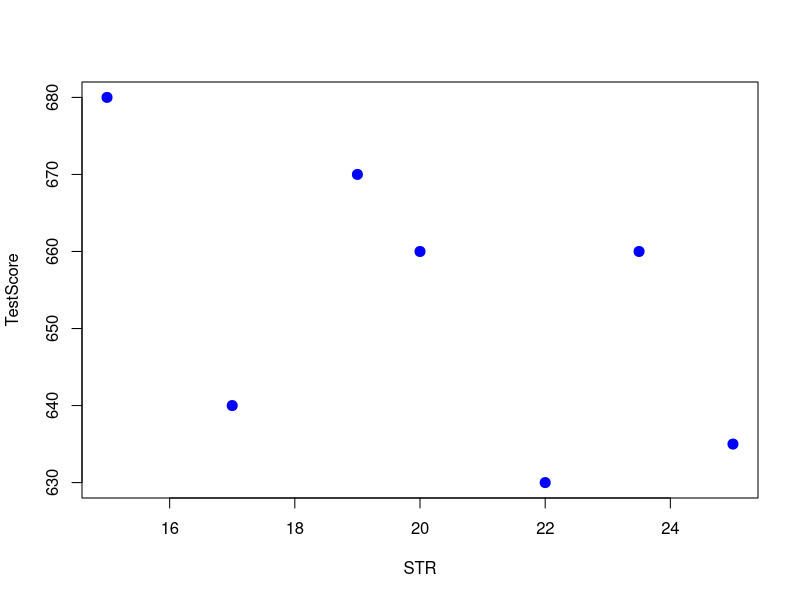
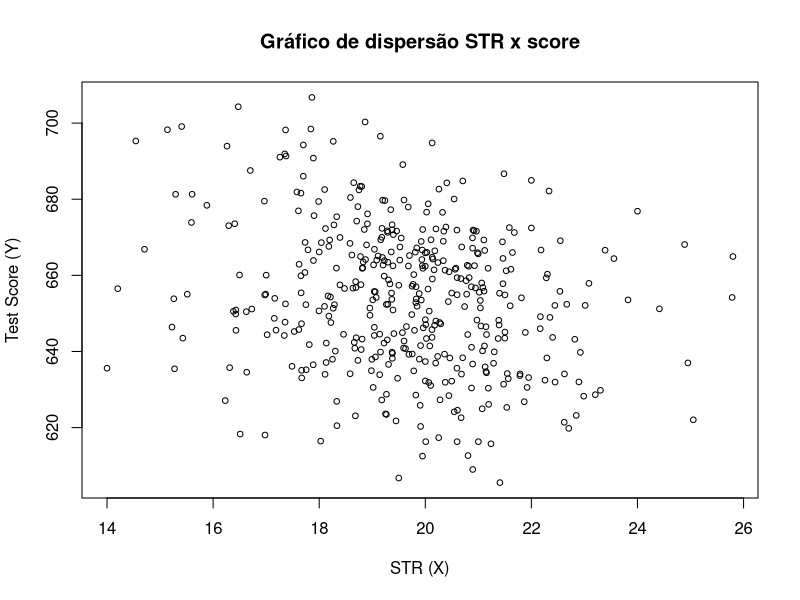
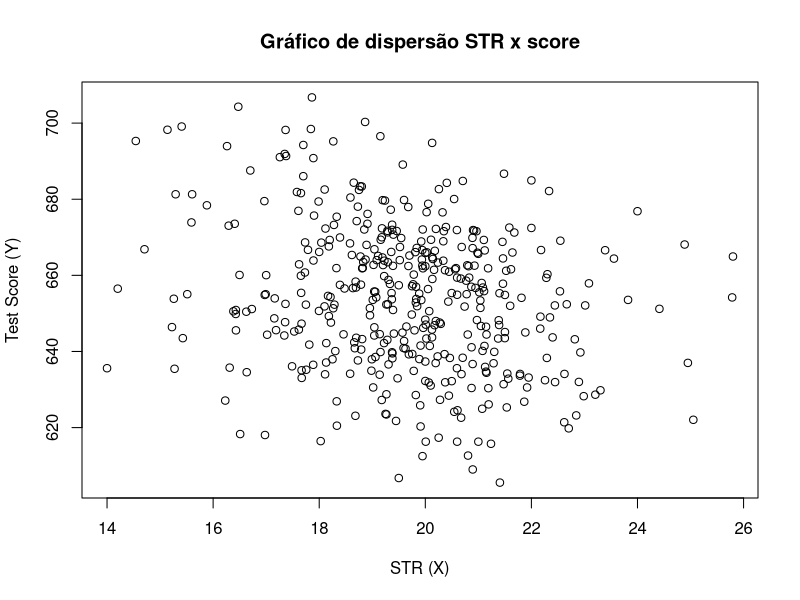

Reproduce these figures in R, in order.
## ---- chunk 1
# install.packages("AER")
library(AER)
STR <- c(15, 17, 19, 20, 22, 23.5, 25)
TestScore <- c(680, 640, 670, 660, 630, 660, 635) 
plot(x=STR, y=TestScore, pch=20, col='blue', cex=2)
## ---- chunk 2
fmla = TestScore ~ 1 + STR
class(fmla)
## ---- chunk 3
out = lm(fmla)
out$coefficients
summary(out)
## ---- chunk 4
library(AER)
data(CASchools)
class(CASchools)
## ---- chunk 5
CASchools$STR = CASchools$students/CASchools$teachers 
CASchools$score = (CASchools$read + CASchools$math)/2
## ---- chunk 6
plot(score ~ STR, 
     data = CASchools,
     main = "Gráfico de dispersão STR x score", 
     xlab = "STR (X)",
     ylab = "Test Score (Y)",
     pch=1,
     cex=.75)
plot(x = CASchools$STR, y = CASchools$score, 
     t = 'p',
     main = "Gráfico de dispersão STR x score",
     xlab = "STR (X)",
     ylab = "Test Score (Y)")
fmla = score ~ 1 + STR 
out = lm(score ~ 1 + STR, data = CASchools)
out = lm(CASchools$score ~ 1 + CASchools$STR)
summary(out)
